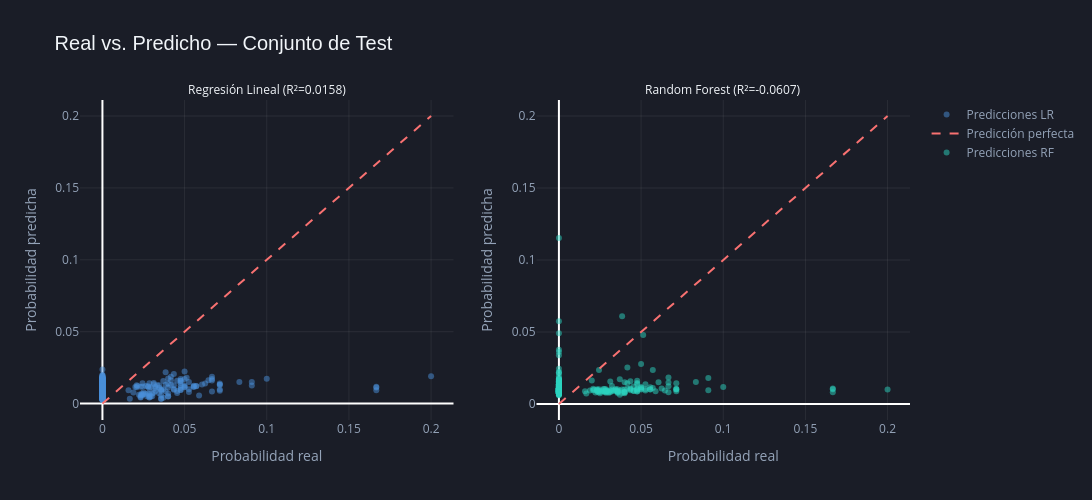

Notebook source saved alongside this figure:
### Markdown cell above
El gráfico presenta una comparación directa de los errores de predicción (RMSE y MAE) entre el modelo de Regresión Lineal y el algoritmo de Random Forest, evaluados sobre el conjunto de test. Dado que ambas métricas miden el desvío de las predicciones respecto a los valores reales, un valor menor indica un mejor rendimiento.

1. Interpretación de las Métricas
MAE (Error Absoluto Medio): La Regresión Lineal presenta un MAE de 0.01710 frente al 0.01778 de Random Forest. Esto significa que, en promedio, las predicciones de la Regresión Lineal se equivocan por un margen ligeramente menor.

RMSE (Error Cuadrático Medio): En ambas alternativas el RMSE es mayor que el MAE (LR: 0.02526 vs. RF: 0.02698). Esto es un comportamiento normal en ciencia de datos, ya que el RMSE penaliza con mayor severidad los errores grandes o valores atípicos (outliers).

2. Conclusión Principal
Contrario a la intuición inicial de que los modelos basados en árboles siempre superan a los lineales, para este conjunto de datos específico de siniestralidad vial, la Regresión Lineal demostró una capacidad de generalización ligeramente superior, manteniendo tanto el error promedio como la penalización por grandes desvíos por debajo de los niveles de Random Forest.

### Code cell
# ── Gráfico 2: Real vs Predicho — ambos modelos ───────────────────────────────
import plotly.graph_objects as go
from plotly.subplots import make_subplots

# 1. Calculamos los límites globales para que la línea roja cruce perfecto
min_val = min(y_test.min(), y_pred_lr.min(), y_pred_rf.min())
max_val = max(y_test.max(), y_pred_lr.max(), y_pred_rf.max())
lims = [min_val, max_val]

# 2. Creamos la estructura de 1 fila y 2 columnas (Subplots)
fig_real_predicho = make_subplots(
    rows=1, cols=2, 
    subplot_titles=(
        f'Regresión Lineal (R²={metricas_lr["R2"]:.4f})', 
        f'Random Forest (R²={metricas_rf["R2"]:.4f})'
    )
)

# --- SUBPLOT 1: Regresión Lineal (Izquierda) ---
fig_real_predicho.add_trace(
    go.Scatter(
        x=y_test, y=y_pred_lr, mode='markers',
        marker=dict(color='#4A90D9', opacity=0.5, size=6), # Azul claro
        name='Predicciones LR'
    ),
    row=1, col=1
)
fig_real_predicho.add_trace(
    go.Scatter(
        x=lims, y=lims, mode='lines',
        line=dict(color='#F87171', dash='dash', width=2), # Coral para resaltar el error
        name='Predicción perfecta'
    ),
    row=1, col=1
)

# --- SUBPLOT 2: Random Forest (Derecha) ---
fig_real_predicho.add_trace(
    go.Scatter(
        x=y_test, y=y_pred_rf, mode='markers',
        marker=dict(color='#2DD4BF', opacity=0.5, size=6), # Verde Teal
        name='Predicciones RF'
    ),
    row=1, col=2
)
fig_real_predicho.add_trace(
    go.Scatter(
        x=lims, y=lims, mode='lines',
        line=dict(color='#F87171', dash='dash', width=2),
        showlegend=False
    ),
    row=1, col=2
)

# 3. DISEÑO UNIFICADO OSCURO
fig_real_predicho.update_layout(
    title_text='Real vs. Predicho — Conjunto de Test',
    title_font_size=20,
    title_font_family='Arial',
    
    font_color='#F1F5F9',     # Letras principales claras
    paper_bgcolor='#1A1D27',  # Fondo tarjeta oscuro
    plot_bgcolor='#1A1D27',   # Fondo gráfico oscuro
    
    height=500,
    width=1100,
    showlegend=True,
    legend=dict(font=dict(color='#94A3B8')),
    hovermode='closest'
)

# 4. Ajustes de legibilidad para ejes y grillas tenues
fig_real_predicho.update_xaxes(
    title_text='Probabilidad real', 
    showgrid=True, 
    gridcolor='rgba(255,255,255,0.07)', 
    color='#94A3B8',
    tickfont=dict(color='#94A3B8')
)
fig_real_predicho.update_yaxes(
    title_text='Probabilidad predicha', 
    showgrid=True, 
    gridcolor='rgba(255,255,255,0.07)', 
    color='#94A3B8',
    tickfont=dict(color='#94A3B8')
)

# Truco para forzar el color claro en los subtítulos de los subplots
for annotation in fig_real_predicho['layout']['annotations']:
    annotation['font'] = dict(color='#F1F5F9')

# Mostramos el gráfico interactivo
fig_real_predicho.show()

### Figure 1 — Plotly figure (JSON) as saved in the notebook; plotly's stock layout.template omitted (floating-point values rounded to 4 significant figures; data arrays with more than 128 entries replaced by an {"elided": "..."} marker saying what was removed)
{"data": [{"marker": {"color": "#4A90D9", "opacity": 0.5, "size": 6}, "mode": "markers", "name": "Predicciones LR", "type": "scatter", "x": {"elided": "439 float values"}, "xaxis": "x", "y": {"elided": "439 float values"}, "yaxis": "y"}, {"line": {"color": "#F87171", "dash": "dash", "width": 2}, "mode": "lines", "name": "Predicción perfecta", "type": "scatter", "x": [0, 0.2], "xaxis": "x", "y": [0, 0.2], "yaxis": "y"}, {"marker": {"color": "#2DD4BF", "opacity": 0.5, "size": 6}, "mode": "markers", "name": "Predicciones RF", "type": "scatter", "x": {"elided": "439 float values"}, "xaxis": "x2", "y": {"elided": "439 float values"}, "yaxis": "y2"}, {"line": {"color": "#F87171", "dash": "dash", "width": 2}, "mode": "lines", "showlegend": false, "type": "scatter", "x": [0, 0.2], "xaxis": "x2", "y": [0, 0.2], "yaxis": "y2"}], "layout": {"annotations": [{"font": {"color": "#F1F5F9"}, "showarrow": false, "text": "Regresión Lineal (R²=0.0158)", "x": 0.225, "xanchor": "center", "xref": "paper", "y": 1, "yanchor": "bottom", "yref": "paper"}, {"font": {"color": "#F1F5F9"}, "showarrow": false, "text": "Random Forest (R²=-0.0607)", "x": 0.775, "xanchor": "center", "xref": "paper", "y": 1, "yanchor": "bottom", "yref": "paper"}], "font": {"color": "#F1F5F9"}, "height": 500, "hovermode": "closest", "legend": {"font": {"color": "#94A3B8"}}, "paper_bgcolor": "#1A1D27", "plot_bgcolor": "#1A1D27", "showlegend": true, "title": {"font": {"family": "Arial", "size": 20}, "text": "Real vs. Predicho — Conjunto de Test"}, "width": 1100, "xaxis": {"anchor": "y", "color": "#94A3B8", "domain": [0, 0.45], "gridcolor": "rgba(255,255,255,0.07)", "showgrid": true, "tickfont": {"color": "#94A3B8"}, "title": {"text": "Probabilidad real"}}, "xaxis2": {"anchor": "y2", "color": "#94A3B8", "domain": [0.55, 1], "gridcolor": "rgba(255,255,255,0.07)", "showgrid": true, "tickfont": {"color": "#94A3B8"}, "title": {"text": "Probabilidad real"}}, "yaxis": {"anchor": "x", "color": "#94A3B8", "domain": [0, 1], "gridcolor": "rgba(255,255,255,0.07)", "showgrid": true, "tickfont": {"color": "#94A3B8"}, "title": {"text": "Probabilidad predicha"}}, "yaxis2": {"anchor": "x2", "color": "#94A3B8", "domain": [0, 1], "gridcolor": "rgba(255,255,255,0.07)", "showgrid": true, "tickfont": {"color": "#94A3B8"}, "title": {"text": "Probabilidad predicha"}}}}
